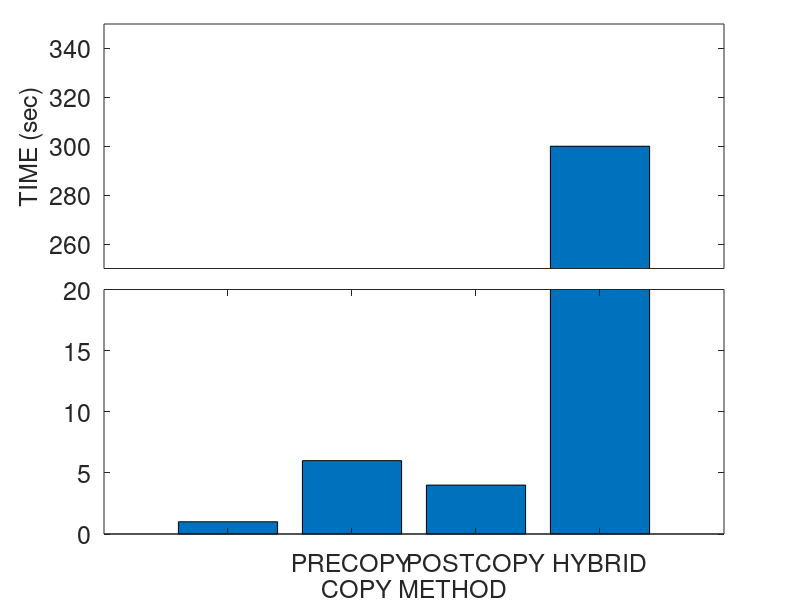
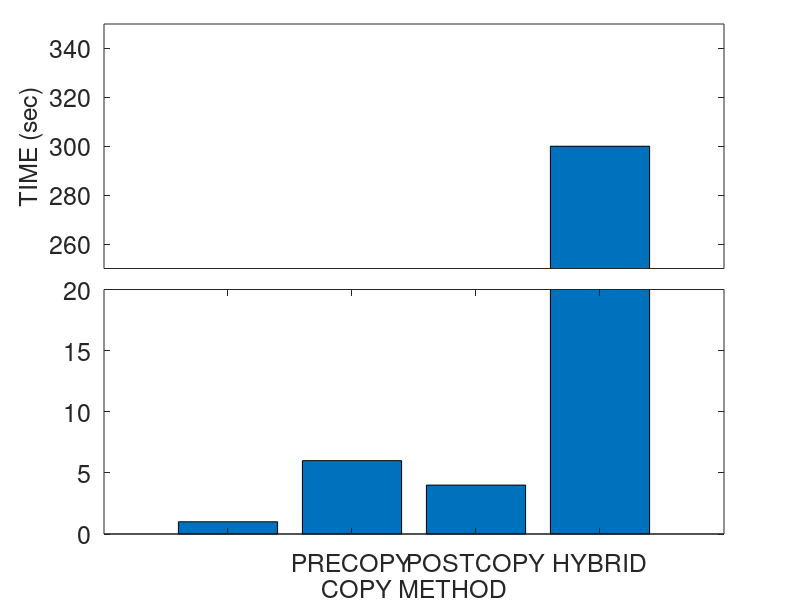
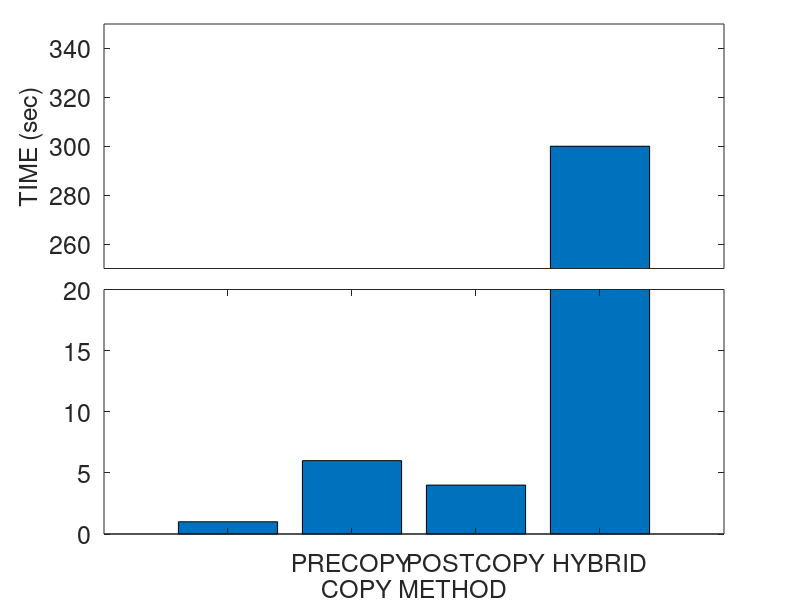

MATLAB code for these plots, in order:
a=[1 6 4 300];
x = {'', 'PRECOPY', 'POSTCOPY', 'HYBRID', 'PRO-HYBRID', ''};

fontsize = 18;

ylim1=[0 20];
%ylim2=[100 300];
%ylim2=[200 400];
ylim2=[250 350];
xlim=[0 length(a)+1];

figure;

% retrieve your default axis pos
clf;
p0=get(gca,'position')
delete(gcf);

% create axis1
%a1=axes('position',[p0(1) p0(2) p0(3)/2-.025 p0(4)]);
a1=axes('position',[p0(1) p0(2) p0(3) p0(4)/2]);
%barh(a);
bar(a);
%set(a1,'ylim',ylim1);
set(a1,'ylim',ylim1, 'XTickLabel', x, 'FontSize', fontsize);
xlabel('COPY METHOD', 'FontSize', fontsize);
%ylabel('TIME', 'FontSize', fontsize);

%box off;

% create axis2
%a2=axes('position',[p0(1)+p0(3)/2+.025 p0(2) p0(3)/2-.025 p0(4)]);
a2=axes('position',[p0(1) p0(4)/2+.145 p0(3) p0(4)/2])
%a2=axes('position',[p0(1) p0(2) p0(3) p0(4)/2]);
%barh(a);
bar(a);

%set(a2,'ylim',ylim1);
set(a2,'ylim',ylim2, 'FontSize', fontsize);
%ylim(ylim2);
%set(a2,'xlim',xlim,'ylim',ylim2);
set(a2,'xtick',[]);
%set(a2,'xcolor',get(a2,'color'));
ylabel('TIME (sec)', 'FontSize', fontsize);
%box off

%%%%%%%%%%%%%%%% plotting %%%%%%%%%%%%%%%%%%%%%
output = "break_axis";

%figure;
saveas(1, strcat(output, ".png"));
saveas(1, strcat(output, ".emf"));
saveas(1, strcat(output, ".eps"));

%box off
